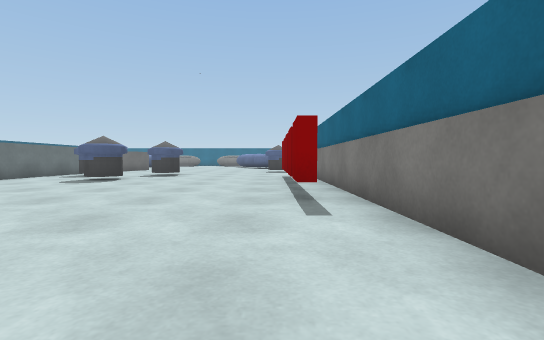
View 1 (above)

21 first-person views from a walk through a scene from a Unity 3-D project. The camera is 0.64 m above the floor, tilts 2° down and sees 85° across. The floor is counted in squares, 1 m on a side. Each view is taken from the middle of a square. On the plan, view 1 faces up. The plan holds only what a view shows up to about 9 squares ahead; the rest is blank. The place goes on beyond the plan. Surface patterns are stand-ins for the level's own textures.

View 2
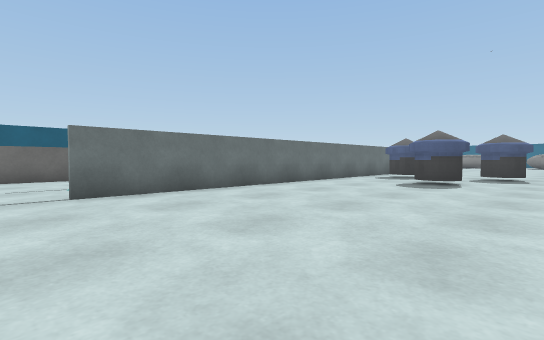

View 3
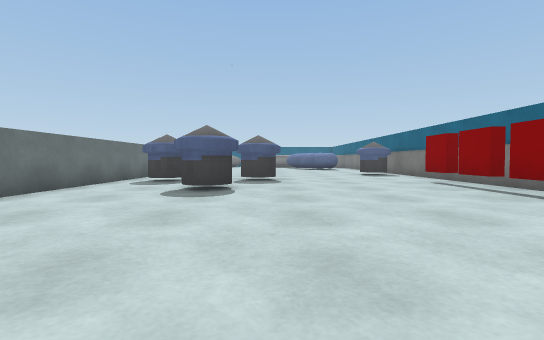

View 4
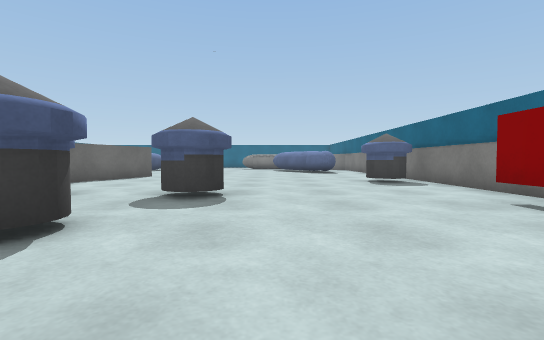

View 5
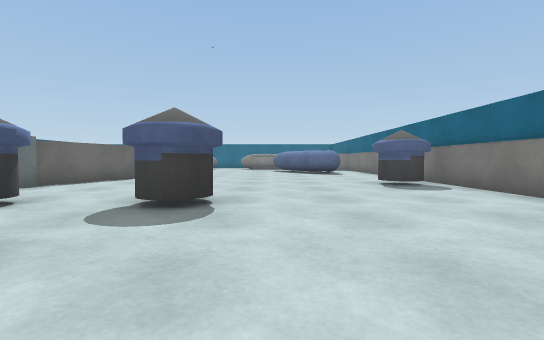

View 6
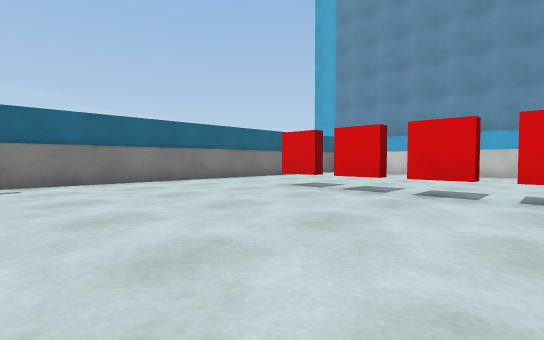

View 7
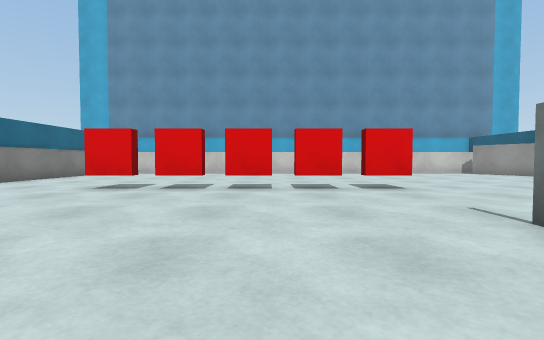

View 8
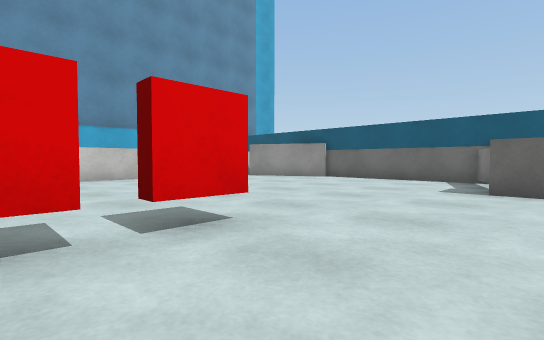

View 9
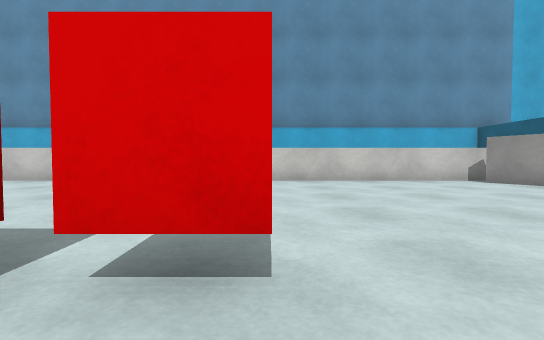

View 10
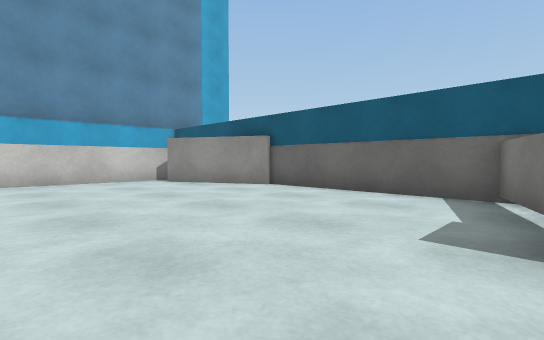

View 11
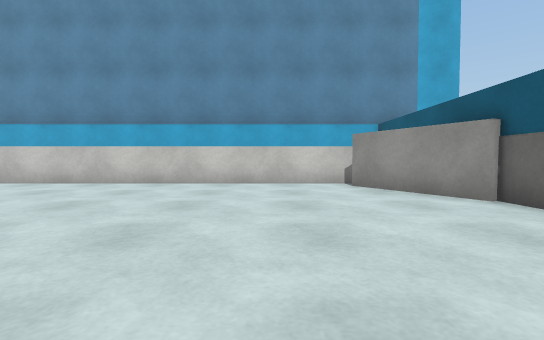

View 12
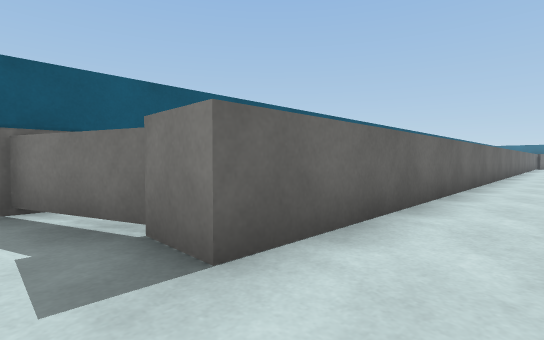

View 13
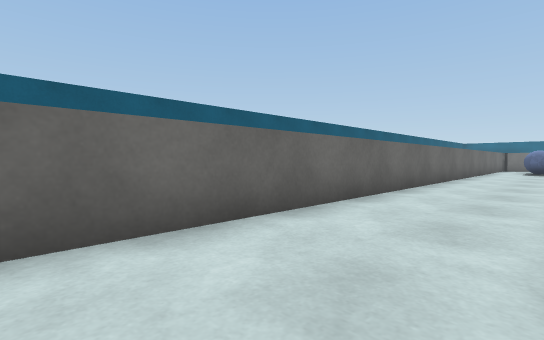

View 14
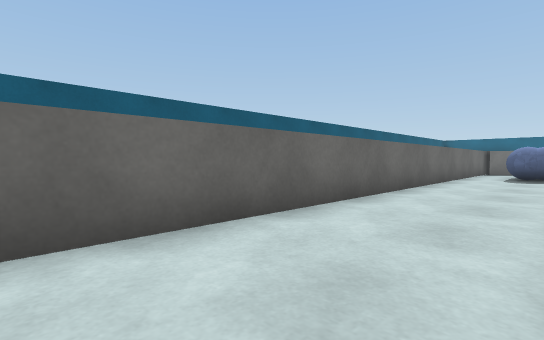

View 15
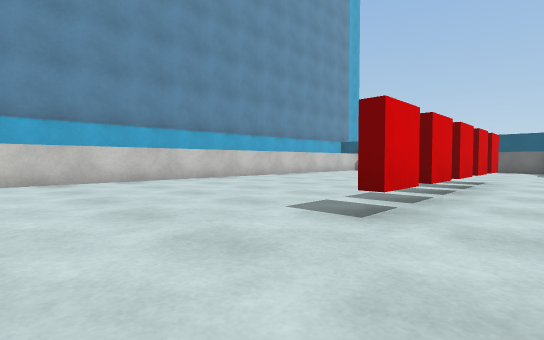

View 16
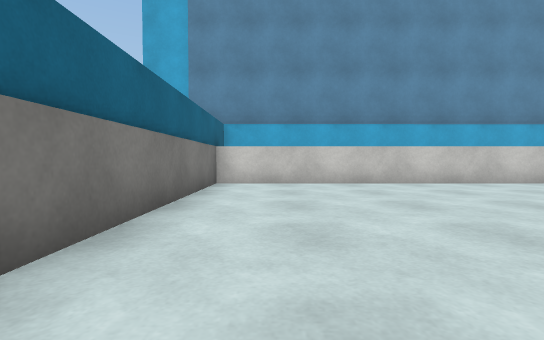

View 17
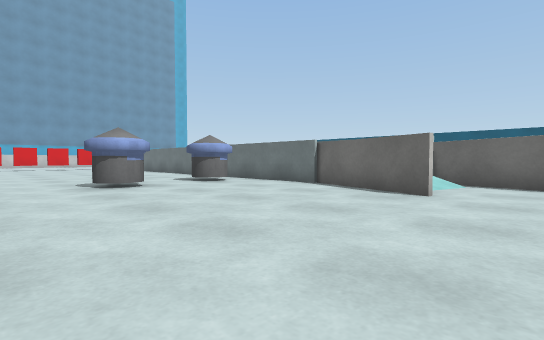

View 18
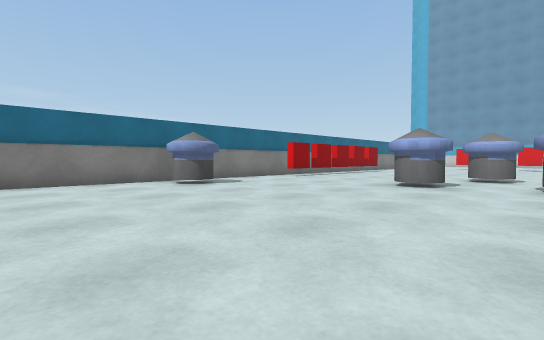

View 19
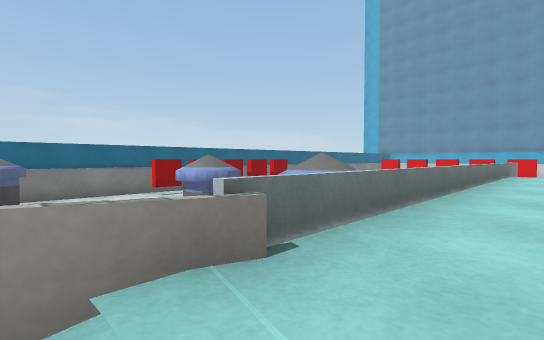

View 20
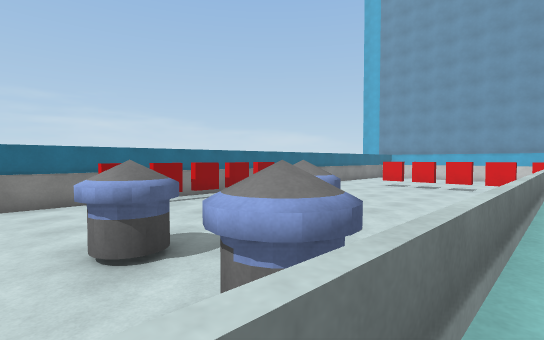

View 21
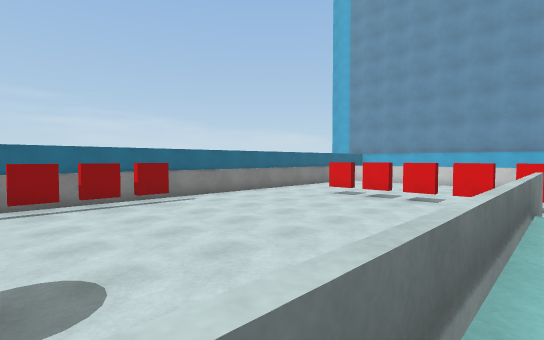

### Floor plan
Key: @ floor where view 1 was taken; # wall or solid block; x gap in a wall; . main floor; : floor 0.75 m higher than the main floor; / step, stairs or slope; = window, fence, low wall or low ledge; ^ raised ledge; B red block; O other object.
Columns run from 17 left of view 1 to 2 right of it. Each row starts with its distance up from view 1.
 20    #.. #...........#
 19    #...#...........#
 18    #..##/#.........#
 17    #..#  #.........#
 16    #.. //........OO#
 15    #...:=........O.#
 14    #...::..........#
 13    #...::.O.OO.....#
 12    #...::OO.OO.....#
 11    #...::.........##
 10    #...::..OO.....##
  9    #...::..OO.....##
  8    #...::.........##
  7    #...::.........B#
  6    #... :.........B#
  5    #... :.........B#
  4    #..  =..........#
  3    #..  #..........#
  2    #...............#
  1    #...............#
  0 ####.............@.#
 -1 #..................
 -2 #.......BBBxx#x#...
 -3 #..................#
 -4 #..................#
 -5 #..................#
 -6 ##.................#
 -7  #.................#
 -8  ##................#
 -9  ^^^^^^^^^^^^^^^^^^#

Positions as (right, up) in squares from view 1, and headings:
1: (0, 0), facing up
2: (-3, 1), facing up-left
3: (-4, 3), facing up
4: (-3, 7), facing up
5: (-3, 8), facing up
6: (-7, 4), facing down-right
7: (-6, 5), facing down
8: (-7, 1), facing down-left
9: (-9, 0), facing down
10: (-11, 0), facing down-left
11: (-13, -1), facing down
12: (-12, -1), facing up-left
13: (-11, 5), facing up-left
14: (-11, 10), facing up-left
15: (1, 0), facing down-left
16: (0, -1), facing down
17: (-2, 20), facing down-left
18: (-7, 20), facing down-right
19: (-10, 16), facing down-right
20: (-9, 14), facing down-right
21: (-9, 9), facing down-right
